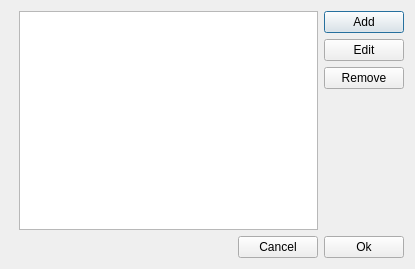
<?xml version="1.0" encoding="UTF-8"?>
<ui version="4.0">
 <class>LevelBackgroundSettingsDialog</class>
 <widget class="QDialog" name="LevelBackgroundSettingsDialog">
  <property name="geometry">
   <rect>
    <x>0</x>
    <y>0</y>
    <width>415</width>
    <height>269</height>
   </rect>
  </property>
  <property name="windowTitle">
   <string>Dialog</string>
  </property>
  <layout class="QVBoxLayout" name="verticalLayout">
   <item>
    <layout class="QVBoxLayout" name="verticalLayout_0">
     <item>
      <layout class="QHBoxLayout" name="horizontalLayout_0">
       <item>
        <layout class="QHBoxLayout" name="horizontalLayout_1">
         <property name="leftMargin">
          <number>8</number>
         </property>
         <property name="rightMargin">
          <number>0</number>
         </property>
         <item>
          <widget class="QListWidget" name="lwBackgrounds"/>
         </item>
        </layout>
       </item>
       <item>
        <layout class="QVBoxLayout" name="verticalLayout_2">
         <item>
          <widget class="QPushButton" name="btnAdd">
           <property name="enabled">
            <bool>true</bool>
           </property>
           <property name="text">
            <string>Add</string>
           </property>
          </widget>
         </item>
         <item>
          <widget class="QPushButton" name="btnEdit">
           <property name="text">
            <string>Edit</string>
           </property>
          </widget>
         </item>
         <item>
          <widget class="QPushButton" name="btnRemove">
           <property name="enabled">
            <bool>true</bool>
           </property>
           <property name="text">
            <string>Remove</string>
           </property>
          </widget>
         </item>
         <item>
          <spacer name="verticalSpacer">
           <property name="orientation">
            <enum>Qt::Vertical</enum>
           </property>
           <property name="sizeHint" stdset="0">
            <size>
             <width>20</width>
             <height>40</height>
            </size>
           </property>
          </spacer>
         </item>
        </layout>
       </item>
      </layout>
     </item>
     <item>
      <layout class="QHBoxLayout" name="horizontalLayout_3">
       <item>
        <spacer name="horizontalSpacer">
         <property name="orientation">
          <enum>Qt::Horizontal</enum>
         </property>
         <property name="sizeHint" stdset="0">
          <size>
           <width>40</width>
           <height>20</height>
          </size>
         </property>
        </spacer>
       </item>
       <item>
        <widget class="QPushButton" name="btnCancel">
         <property name="text">
          <string>Cancel</string>
         </property>
        </widget>
       </item>
       <item>
        <widget class="QPushButton" name="btnOk">
         <property name="text">
          <string>Ok</string>
         </property>
        </widget>
       </item>
      </layout>
     </item>
    </layout>
   </item>
  </layout>
 </widget>
 <resources/>
 <connections/>
</ui>
